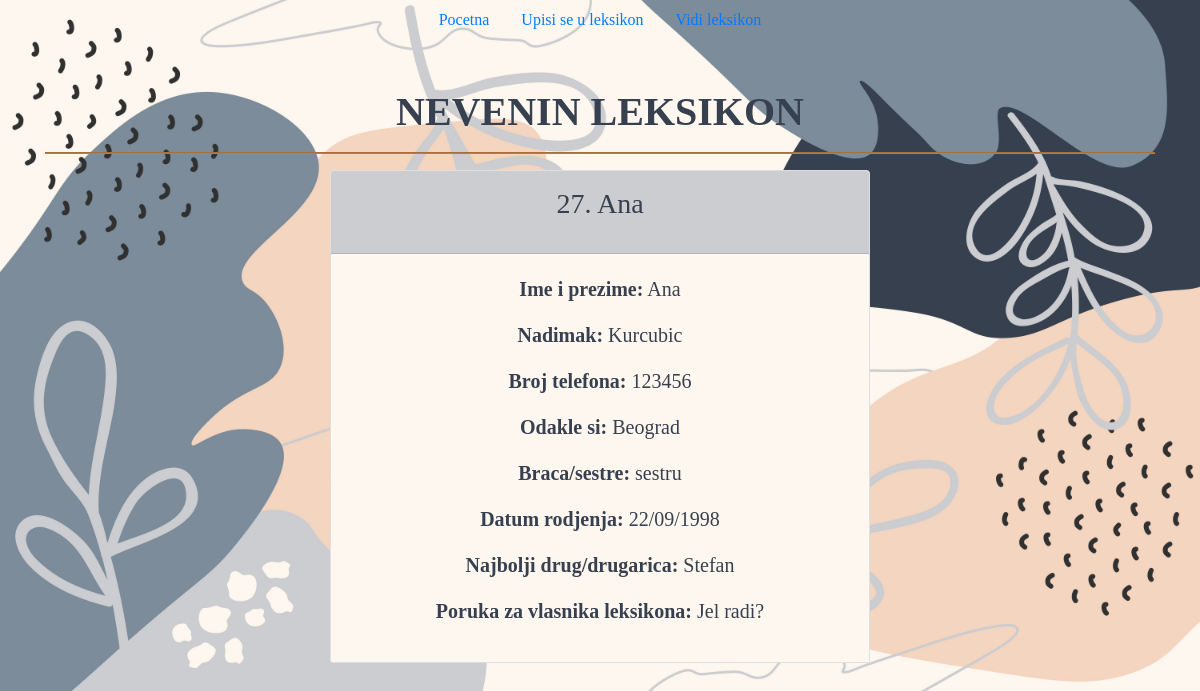
Page /read.php?id=27 on the committed database.
### tables this page shows
CREATE TABLE `records` (
  `id` int(11) NOT NULL,
  `name` varchar(255) NOT NULL,
  `nick` varchar(255) NOT NULL,
  `phone` varchar(255) NOT NULL,
  `place` int(11) NOT NULL,
  `siblings` varchar(255) NOT NULL,
  `birth` varchar(255) NOT NULL,
  `friend` varchar(255) NOT NULL,
  `note` varchar(255) NOT NULL
);

CREATE TABLE `places` (
  `id` int(11) NOT NULL,
  `pname` varchar(255) NOT NULL,
  `ptt` int(11) NOT NULL
);

### model.php (called while the page is built, shortened)
<?php
    Class Model{
        private $server = "localhost";
        private $username = "root";
        private $password;
        private $db = "journal";
        private $conn;
        public function __construct(){
            try {
                $this->conn = new mysqli($this->server,$this->username,$this->password,$this->db);
            } catch (Exception $e) {
                echo "connection failed" . e.getMessage();
            }
        }
        public function fetch_single($id){
            $data = null;
            $query = "SELECT r.id, r.name, r.nick, r.phone, p.pname, r.siblings, r.birth, r.friend, r.note FROM records r JOIN places p ON r.place=p.id WHERE r.id = '$id'";
            if ($sql = $this->conn->query($query)) {
                while ($row = $sql->fetch_assoc()) {
                    $data = $row;
                }
            }
            return $data;
        }
    }
?>

### read.php (the view, shortened to what this page needs)
<!doctype html>
<html lang="en">
    <head>
        <link rel="stylesheet" href="https://stackpath.bootstrapcdn.com/bootstrap/4.3.1/css/bootstrap.min.css">
    </head>
    <body style="background-image: url('img/theme-5.jpg'); background-repeat: no-repeat; background-size: cover;">
        <ul class="nav justify-content-center" style="text-align: center; color: white; font-family: Papyrus, fantasy">
            <li class="nav-item">
                <a class="nav-link" href="index.php">Pocetna</a>
            </li>
            <li class="nav-item">
                <a class="nav-link active" href="fillform.php">Upisi se u leksikon</a>
            </li>
            <li class="nav-item">
                <a class="nav-link" href="journal.php">Vidi leksikon</a>
            </li>
        </ul>
        <div class="container">
            <div class="row">
                <div class="col-md-12 mt-5">
                    <h1 class="text-center" style="color: #37404f; font-family: Papyrus, fantasy"><b>NEVENIN LEKSIKON</b></h1>
                    <hr style="height: 1px;color: #ba7d3e;background-color: #ba7d3e;">
                </div>
            </div>
            <div class="row">
                <div class="col-md-6 mx-auto" style="margin-left:auto;margin-right:auto;">
                    <?php
                        include 'model.php';
                        $model = new Model();
                        $id = $_REQUEST['id'];
                        $row = $model->fetch_single($id);
                        if(!empty($row)){
                    ?>
                    <div class="card">
                        <div class="card-header" style="background: #cccdd1">
                            <p class="text-center" style="color: #37404f; font-family: Papyrus, fantasy; font-size: 28px"><?php echo $row['id']; ?>. <?php echo $row['name'];?></p>
                        </div>
                        <div class="card-body text-center" style="background: #fef7ef; color: #37404f; font-family: Papyrus, fantasy; font-size: 20px">
                            <p><b>Ime i prezime:</b> <?php echo $row['name']; ?></p>
                            <p><b>Nadimak:</b> <?php echo $row['nick']; ?></p>
                            <p><b>Broj telefona:</b> <?php echo $row['phone']; ?></p>
                            <p><b>Odakle si:</b> <?php echo $row['pname']; ?></p>
                            <p><b>Braca/sestre:</b> <?php echo $row['siblings']; ?></p>
                            <p><b>Datum rodjenja:</b> <?php echo $row['birth']; ?></p>
                            <p><b>Najbolji drug/drugarica:</b> <?php echo $row['friend']; ?></p>
                            <p><b>Poruka za vlasnika leksikona:</b> <?php echo $row['note']; ?></p>
                        </div>
                    </div>
                    <?php
                        }else{
                            echo "Nema podataka :(";
                        }
                    ?>
                </div>
            </div>
        </div>
    </body>
</html>

### rows in the picture
records: id "27", name "Ana", nick "Kurcubic", phone "123456", place.pname "Beograd", siblings "sestru", birth "22/09/1998", friend "Stefan", note "Jel radi?"
